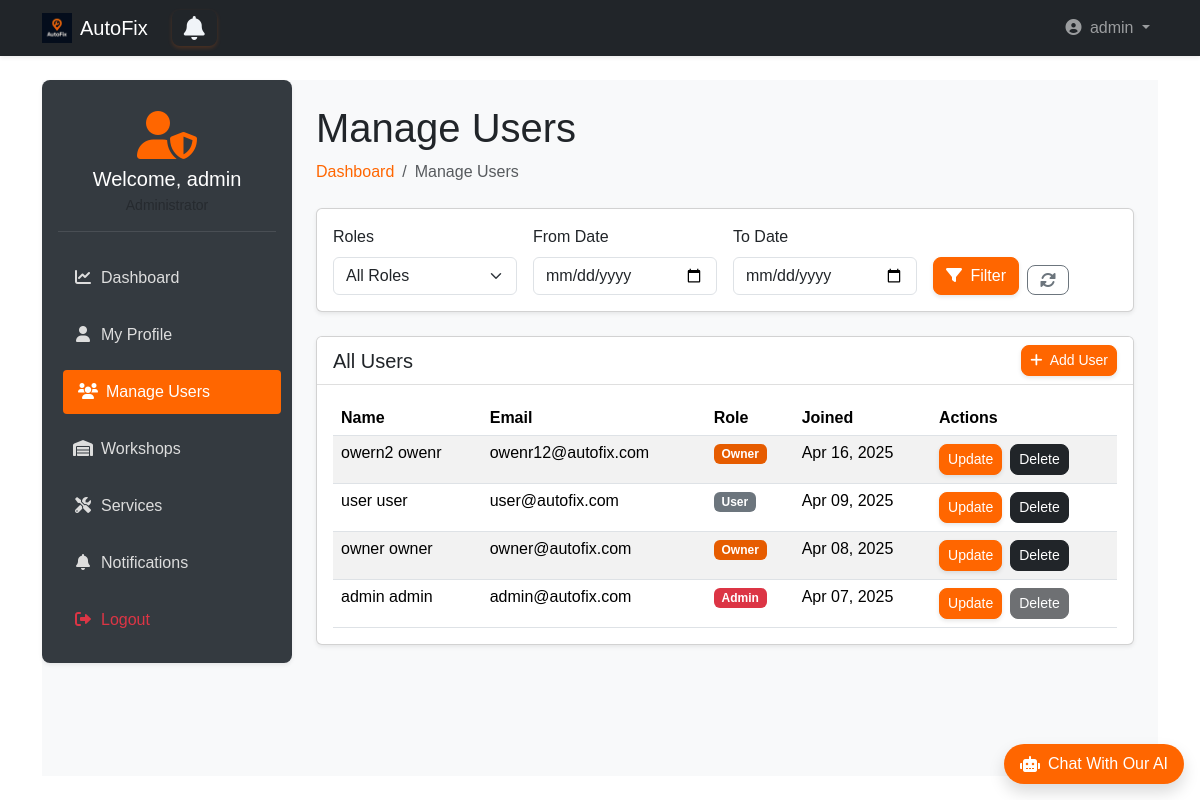
The page /admin_dashboard/admin/manage-users/ (signed in) on the database as committed earlier.
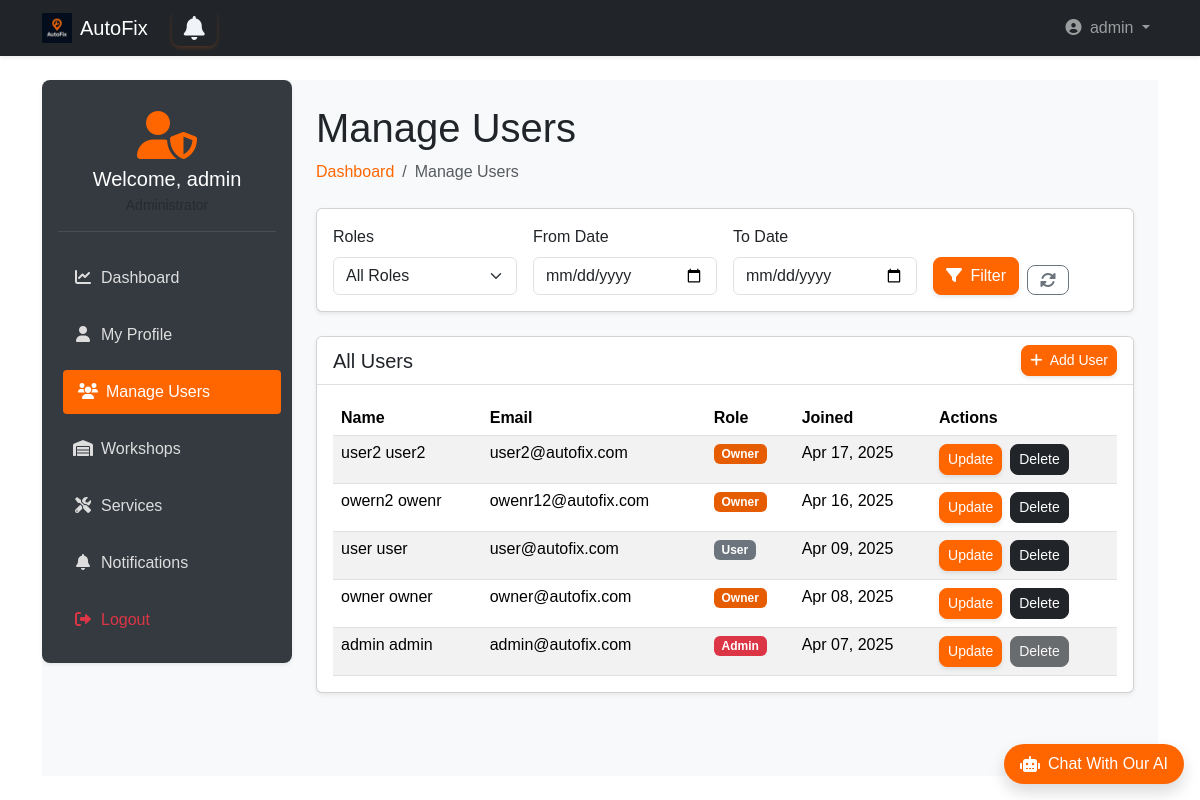
The same page on the database as committed later.
### accounts/models.py (models this page shows, shortened)
class User(AbstractUser):
    username = None
    email = models.EmailField(unique=True)
    phone = models.CharField(max_length=15, unique=True, blank=True)
    is_workshop_owner = models.BooleanField(default=False)
    address = models.ForeignKey(Address, on_delete=models.SET_NULL, null=True, blank=True)
    objects = UserManager()
    USERNAME_FIELD = 'email'
    REQUIRED_FIELDS = ['first_name', 'last_name']  # names required for registration
    def get_full_name(self):
        return f"{self.first_name} {self.last_name}"
    def get_short_name(self):
        return self.first_name

### admin_dashboard/views.py (the view, shortened to what this page needs)
# urls.py: path('admin/manage-users/', views.manage_users, name='manage_users'),
def manage_users(request):
    if not request.user.is_superuser:
        return redirect('landing:main')
    users = User.objects.all().order_by('-date_joined')
    role = request.GET.get('role', '')
    from_date = request.GET.get('from_date', '')
    to_date = request.GET.get('to_date', '')
    if from_date:
        users = users.filter(date_joined__gte=from_date)
    if to_date:
        users = users.filter(date_joined__lte=to_date)
    context = {
        'all_users': users,
    }
    return render(request, 'admin_dashboard/manage_users.html', context)

### templates/admin_dashboard/manage_users.html (shortened to what the changed rows need)
{% extends 'base2.html' %}
{% load static bootstrap5 %}
{% block extra_css %}
<link rel="stylesheet" href="{% static 'css/admin_dashboard.css' %}">
{% endblock %}
{% block content %}
<div class="wrapper d-flex">
     <aside class="sidebar p-3 shadow-sm">
        <div class="user-profile mb-4 text-center">
            <div class="avatar mb-2">
                <i class="fas fa-user-shield fa-3x"></i>
            </div>
            <h5 class="welcome mb-1">Welcome, {{ user.get_short_name }}</h5>
            <small class="text-muted">Administrator</small>
        </div>
    </aside>
    <main class="main-content flex-grow-1 p-4">
        <div class="dashboard-header mb-4">
            <h1>Manage Users</h1>
        </div>
        <div class="card shadow-sm mb-4">
            <div class="card-body">
                {% if all_users %}
                <div class="table-responsive">
                    <table class="table table-striped">
                        <thead>
                            <tr id="user-{{ user.id }}">
                                <th>Name</th>
                                <th>Email</th>
                                <th>Role</th>
                                <th>Joined</th>
                                <th>Actions</th>
                            </tr>
                        </thead>
                        <tbody>
                            {% for user in all_users %}
                            <tr>
                                <td>{{ user.get_full_name }}</td>
                                <td>{{ user.email }}</td>
                                <td>
                                    {% if user.is_superuser %}
                                    <span class="badge bg-danger">Admin</span>
                                    {% elif user.is_workshop_owner %}
                                    <span class="badge bg-warning">Owner</span>
                                     {% else %}
                                         <span class="badge bg-secondary">User</span>
                                     {% endif %}
                                </td>
                                <td>{{ user.date_joined|date:"M d, Y" }}</td>
                                <td>
                                    <div class="d-flex gap-2">
                                        <button class="btn btn-warning btn-sm" style="background-color: #ff6600; color:white;" onclick="updateUser({{ user.id }})">
                                            Update
                                        </button>
                                        {% if request.user.is_superuser and request.user != user %}
                                            <button class="btn btn-dark btn-sm" onclick="deleteUser({{ user.id }})" title="Delete this user">
                                                Delete
                                            </button>
                                        {% elif request.user == user and request.user.is_superuser %}
                                            <button class="btn btn-dark btn-sm" disabled title="You cannot delete yourself">
                                                Delete
                                            </button>
                                        {% endif %}
                                    </div>
                                </td>
                            </tr>
                            {% endfor %}
                        </tbody>
                    </table>
                </div>
                {% endif %}
            </div>
        </div>
    </main>
</div>
{% endblock %}

### templates/base2.html (shortened to what this page needs)
{% load static bootstrap5 %}
{% bootstrap_css %}
<!DOCTYPE html>
<html lang="en" dir="{% if LANGUAGE_CODE == 'ar' %}rtl{% else %}ltr{% endif %}">
<head>
    <link rel="stylesheet" href="https://cdnjs.cloudflare.com/ajax/libs/font-awesome/6.4.0/css/all.min.css">
    <link rel="stylesheet" href="{% static 'css/style.css' %}">
    <link rel="stylesheet" href="{% static 'css/ai_style.css' %}">
    {% block extra_css %}
    {% endblock %}
</head>
<body class="d-flex flex-column min-vh-100">
<nav class="navbar navbar-expand-lg navbar-dark bg-dark shadow-sm">
    <div class="container">
        <a class="navbar-brand d-flex align-items-center gap-2" href="{% if user.is_authenticated %}{% url 'landing:dashboard' %}{% else %}{% url 'landing:main' %}{% endif %}">
            <img src="{% static 'img/dark_logo.png' %}" alt="AutoFix" width="30" height="30">
            AutoFix
        </a>
        <a {% if request.user.is_workshop_owner %} href="{% url 'owner_dashboard:notifications' %}"
            {% elif request.user.is_superuser %} href="{% url 'admin_dashboard:notifications' %}"
            {% else %} href="{% url 'user_dashboard:notifications' %}" {% endif %}
            id="notifications-btn" class="btn btn-outline-primary position-relative mx-2">
             <i class="fa fa-bell"></i>
       </a>
        <div class="collapse navbar-collapse" id="navbarMain">
            <ul class="navbar-nav ms-auto">
                {% if user.is_authenticated %}
                    <li class="nav-item dropdown">
                        <a class="nav-link dropdown-toggle" href="#" role="button" data-bs-toggle="dropdown">
                            <i class="fas fa-user-circle me-1"></i> {{ user.get_short_name }}
                        </a>
                    </li>
                {% endif %}
            </ul>
        </div>
    </div>
</nav>
<main class="flex-grow-1 py-4">
    <div class="container">
        {% block content %}
        {% endblock %}
    </div>
</main>
<div id="chat-container" class="position-fixed bottom-0 end-0 mb-3 me-3" style="z-index: 1000;">
    <div id="chat-bubble" class="bg-orange text-white rounded-pill shadow cursor-pointer d-flex align-items-center">
        <div class="d-flex align-items-center px-3 py-2">
            <i class="fas fa-robot me-2"></i>
            <p class="mb-0 fw-medium">Chat With Our AI</p>
        </div>
    </div>
</div>
<link rel="stylesheet" href="https://cdnjs.cloudflare.com/ajax/libs/font-awesome/6.0.0/css/all.min.css">
</body>
</html>

Rows that differ between the two databases and show on the page:
added User: get_full_name "user2 user2", email "user2@autofix.com", is_superuser "Owner", date_joined "Apr 17, 2025"
